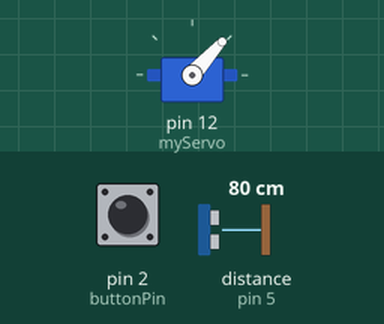
This sketch was run on a simulated Arduino Uno, built with avr-gcc and run on an emulated ATmega328P. Parts: servo. Wiring (inferred from the names in the program): ultrasonic range finder: trigger pin 3; echo pin 5. The inputs (shaded band) are chosen by the test bench; at power-on: distance to the obstacle (sensor on pin 5) 80 cm, pin 2 (buttonPin) LOW. The echo pulse lasts 58.3 µs per cm; what the sketch prints to the serial monitor is not drawn.

Above: at 1.2 s.
1.3 s: distance to the obstacle (sensor on pin 5) set to 250 cm
At 2.4 s:
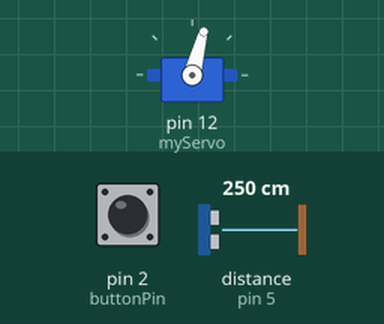
4.3 s: pin 2 (buttonPin) pulled HIGH for 0.15 s
At 4.3 s:
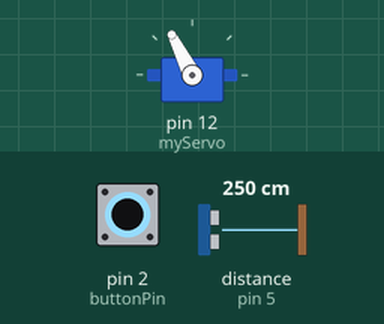
5.9 s: pin 2 (buttonPin) pulled HIGH for 1 s
9.9 s: distance to the obstacle (sensor on pin 5) set to 2 cm
At 11.42 s:
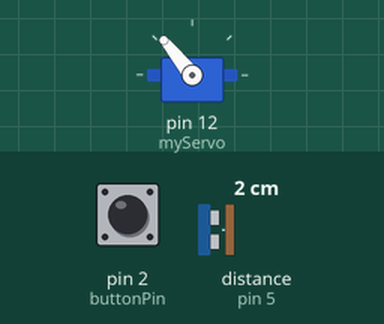
12.9 s: distance to the obstacle (sensor on pin 5) set to 299 cm
15.9 s: pin 2 (buttonPin) pulled HIGH for 3.2 s
At 15.9 s:
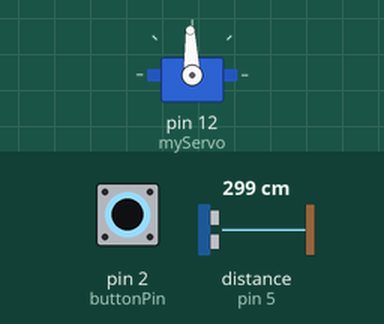
Timing chart, 0 to 18.9 s (numbered marks = the images above; inputs shaded):
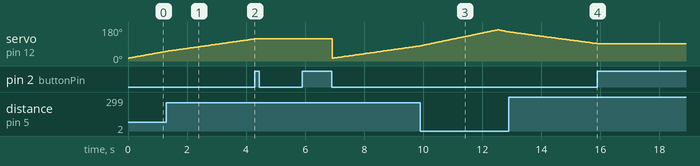

The sketch:

Radar.ino
```cpp
// Includes the Servo library
#include <Servo.h>.
// Defines Tirg and Echo pins of the Ultrasonic Sensor
const int trigPin = 3;
const int echoPin = 5;
const int buttonPin = 2;
// Variables for the duration and the distance
long duration;
int distance;
boolean buttonState = true;
Servo myServo; // Creates a servo object for controlling the servo motor

void setup() {
  Serial.begin(9600);

  pinMode(trigPin, OUTPUT); // Sets the trigPin as an Output
  pinMode(echoPin, INPUT); // Sets the echoPin as an Input
  pinMode(buttonPin, INPUT);
  myServo.attach(12); // Defines on which pin is the servo motor attached
}

void loop() {
  isButtonPressed();
  while(buttonState){
    // rotates the servo motor from 15 to 165 degrees
    for (int i = 15; i <= 165; i++) {
      isButtonPressed();
      if(buttonState == false){
        break;
      }
      myServo.write(i);
      delay(30);
      distance = calculateDistance();// Calls a function for calculating the distance measured by the Ultrasonic sensor for each degree

      if(distance > 5 || distance <= 100){
        Serial.print(i); // Sends the current degree into the Serial Port
        Serial.print(","); // Sends addition character right next to the previous value needed later in the Processing IDE for indexing
        Serial.print(distance); // Sends the distance value into the Serial Port
        Serial.print("."); // Sends addition character right next to the previous value needed later in the Processing IDE for indexing
      }
    }
    if(buttonState == false){
        break;
    }
    // Repeats the previous lines from 165 to 15 degrees
    for (int i = 165; i > 15; i--) {
      isButtonPressed();
      if(buttonState == false){
        break;
      }
      myServo.write(i);
      delay(30);
      distance = calculateDistance();
      if(distance > 5 || distance <= 100){
        Serial.print(i);
        Serial.print(",");
        Serial.print(distance);
        Serial.print(".");
      }
    }
    delay(50);
  }
  delay(100);
}

// Function for calculating the distance measured by the Ultrasonic sensor
int calculateDistance() {
  digitalWrite(trigPin, LOW);
  delayMicroseconds(2);
  // Sets the trigPin on HIGH state for 10 micro seconds
  digitalWrite(trigPin, HIGH);
  delayMicroseconds(10);
  digitalWrite(trigPin, LOW);
  duration = pulseIn(echoPin, HIGH,50000); // Reads the echoPin, returns the sound wave travel time in microseconds
  distance = duration * 0.034 / 2;

  if(distance <= 5){
    distance = 5;
  }
  else if(distance >= 100){
    distance = 100;
  }

  return distance;
}

void isButtonPressed(){
  if(digitalRead(buttonPin) == 1){
    buttonState = !buttonState;
    delay(1000);
  }
}
```

Measured:
- after the input at 4.3 s, servo on pin 12 (myServo): stays 117° (without the input it goes to 118° after 0.02 s)
- after the input at 15.9 s, servo on pin 12 (myServo): stops changing and stays 92°
